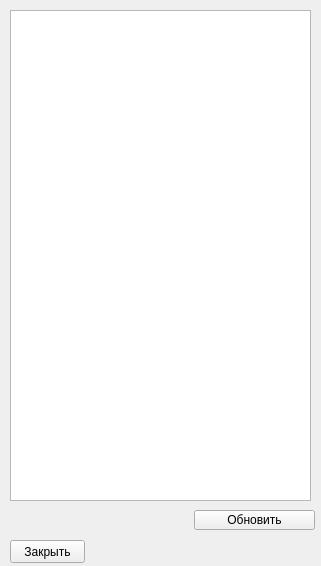
<?xml version="1.0" encoding="UTF-8"?>
<ui version="4.0">
 <class>Form</class>
 <widget class="QWidget" name="Form">
  <property name="geometry">
   <rect>
    <x>0</x>
    <y>0</y>
    <width>321</width>
    <height>566</height>
   </rect>
  </property>
  <property name="windowTitle">
   <string>Form</string>
  </property>
  <widget class="QTableView" name="tableView">
   <property name="geometry">
    <rect>
     <x>10</x>
     <y>10</y>
     <width>301</width>
     <height>491</height>
    </rect>
   </property>
  </widget>
  <widget class="QPushButton" name="pushButton">
   <property name="geometry">
    <rect>
     <x>10</x>
     <y>540</y>
     <width>75</width>
     <height>23</height>
    </rect>
   </property>
   <property name="text">
    <string>Закрыть</string>
   </property>
  </widget>
  <widget class="QPushButton" name="pushButton_2">
   <property name="geometry">
    <rect>
     <x>194</x>
     <y>510</y>
     <width>121</width>
     <height>20</height>
    </rect>
   </property>
   <property name="text">
    <string>Обновить</string>
   </property>
  </widget>
 </widget>
 <resources/>
 <connections/>
</ui>
